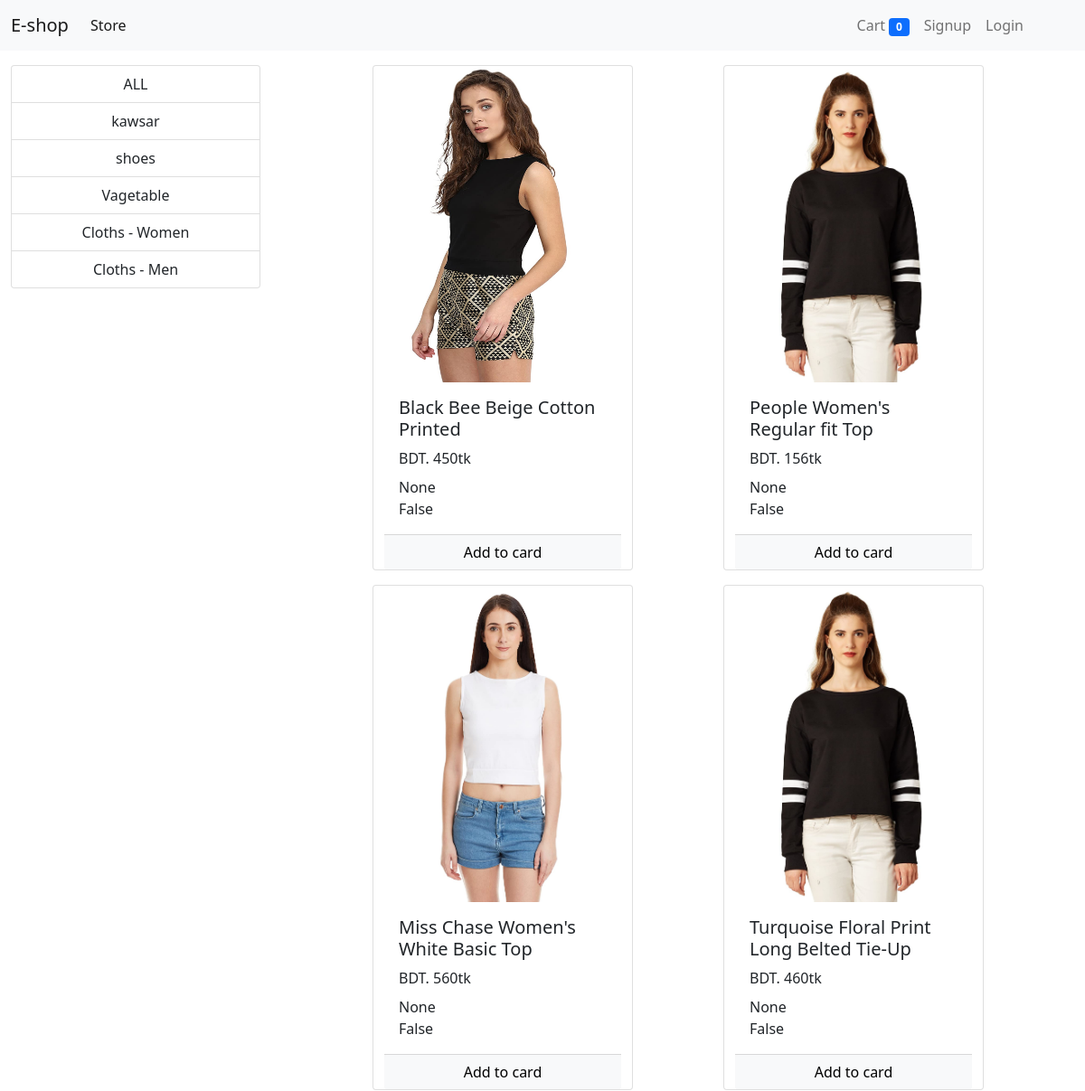
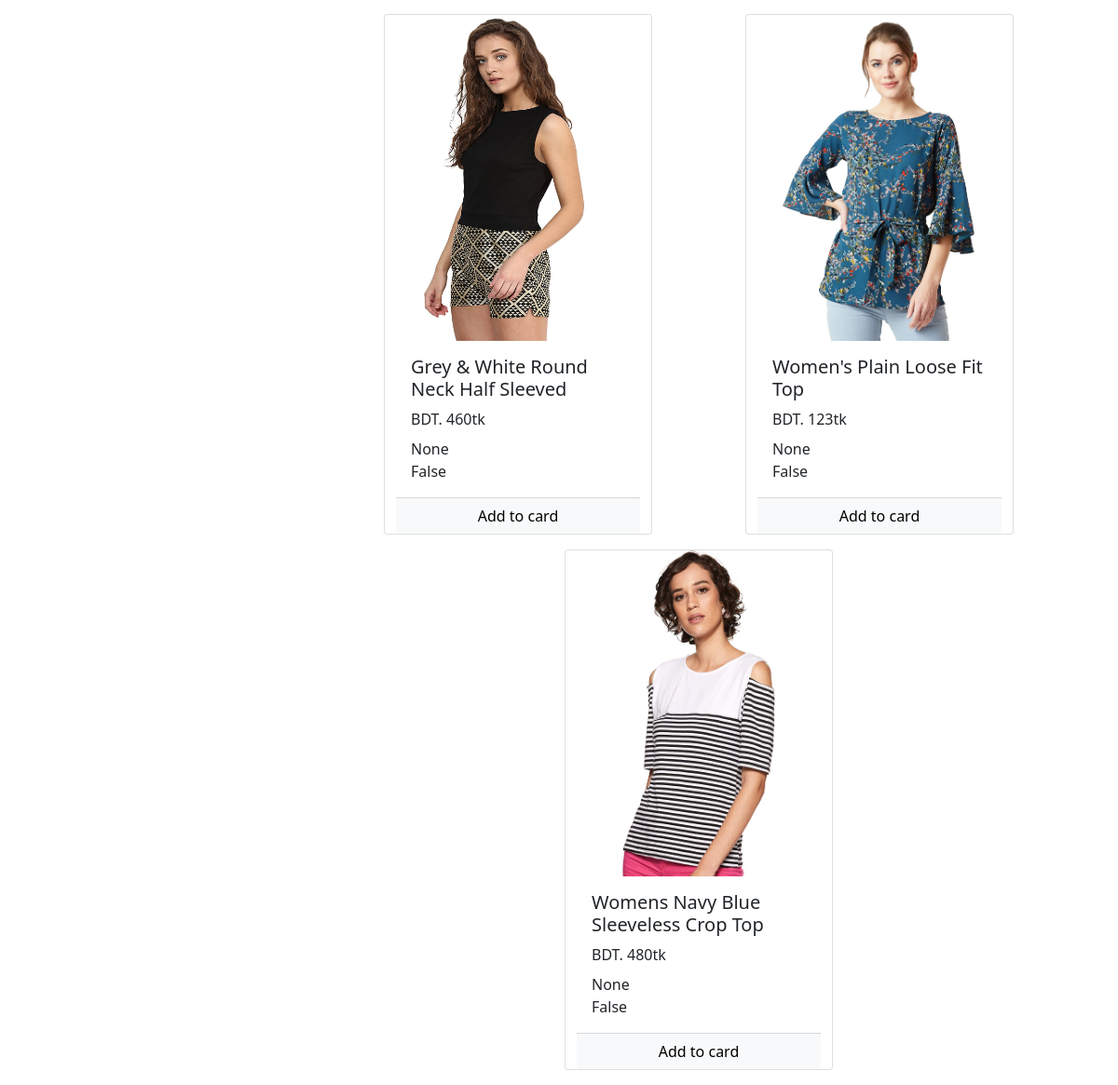
The app's page /?category=4 with its own data (2 pictures, top to bottom).
### store/models/catagory.py (models this page shows, shortened)
class Category(models.Model):
    name=models.CharField(max_length=20)
    @staticmethod
    def get_all_categories():
        return Category.objects.all()

### store/models/product.py (models this page shows, shortened)
class Product(models.Model):
    name=models.CharField(max_length=100)
    price=models.IntegerField(default=0)
    catagory=models.ForeignKey(Category,on_delete=models.CASCADE,default=1)
    description=models.CharField(max_length=200,default="",null=True,blank=True)
    image=models.ImageField(upload_to='uploads/products/')
    @staticmethod
    def get_all_products():
        return Product.objects.all()
    @staticmethod
    def get_all_products_by_ID(cat_id):
        if cat_id:
            return Product.objects.filter(catagory=cat_id)
        else:
            return Product.objects.all()

### store/views/index.py (the view, shortened to what this page needs)
# urls.py: path("",Index),
def Index(request):
    if request.method=="GET":
        cart=request.session.get('cart')
        if not cart:
            request.session.cart={}
    data=Product.get_all_products()
    Product_category=request.GET.get('category')
    if Product_category:
        data=Product.get_all_products_by_ID(Product_category)
    print(request.session.get('email'))
    categories=Category.get_all_categories()
    return render(request,"store/index.html",{'data':data,"categories":categories})

### store/templatetags/cart.py (called while the page is built)
@register.filter(name='is_in_cart')
def is_in_cart(product,cart):
    keys=cart.keys()
    for id in keys:
        if int(id)==product.id:
            return True
    return False

### templates/store/index.html (shortened to what this page needs)
{% extends 'base.html' %}
{% block content %}
{% load cart %}
<div class="container-fluid mt-3">
    <div class="row">
        <div class="col-lg-3">
            <div class="list-group">
                <a href="/" class="list-group-item list-group-item-action text-center">ALL</a>
                {% for cat in categories %}
                <a href="/?category={{cat.id}}" class="list-group-item list-group-item-action text-center">{{cat.name}}</a>
                {% endfor %}
            </div>
        </div>
        <div class="col-lg-8 offset-1 mx-auto">
            <div class="row mx-auto">
                {% for fm in data %}
                        <div class="card mx-auto mb-3" id="{{fm.id}}" style="width: 18rem;">
                            <img src="{{fm.image.url}}" height="350px" width="250px" class="card-img-top" alt="...">
                            <div class="card-body">
                              <h5 class="card-title">{{fm.name}}</h5>
                              <p class="card-title">BDT. {{fm.price}}tk</p>
                              <p class="card-text">{{fm.description}}</p>
                              {{fm|is_in_cart:request.session.cart}}
                            </div>
                            <div class="card-footer  p-0">
                                {% if not fm|is_in_cart:request.session.cart %}
                                <form action="/#{{fm.id}}" method="post" class="d-grid ">
                                    <input type="submit" class=" btn btn-light  from-control" value="Add to card">
                                  </form>
                                {% endif %}
                            </div>
                          </div>
                {% endfor %}
            </div>
        </div>
    </div>
</div>
{% endblock %}

### records on screen
Category: name "kawsar"
Category: name "shoes"
Category: name "Vagetable"
Category: name "Cloths - Women"
Category: name "Cloths - Men"
Product: image (picture), name "Black Bee Beige Cotton Printed", price "450", description "None", session "False"
Product: image (picture), name "People Women's Regular fit Top", price "156", description "None", session "False"
Product: image (picture), name "Miss Chase Women's White Basic Top", price "560", description "None", session "False"
Product: image (picture), name "Turquoise Floral Print Long Belted Tie-Up", price "460", description "None", session "False"
Product: image (picture), name "Grey & White Round Neck Half Sleeved", price "460", description "None", session "False"
Product: image (picture), name "Women's Plain Loose Fit Top", price "123", description "None", session "False"
Product: image (picture), name "Womens Navy Blue Sleeveless Crop Top", price "480", description "None", session "False"

### other values on screen
{{ request.session.cart.keys|length }} "0"
